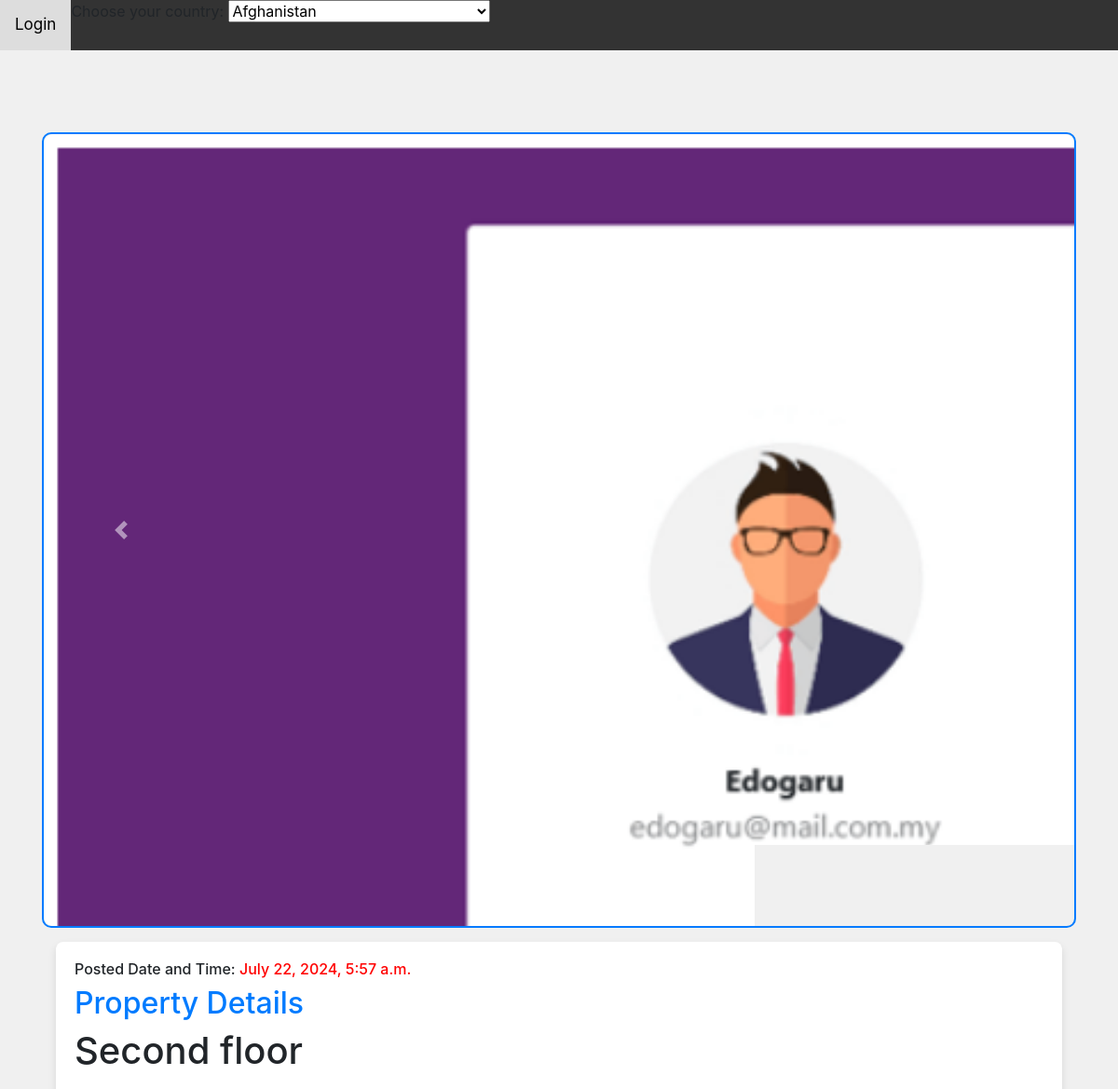
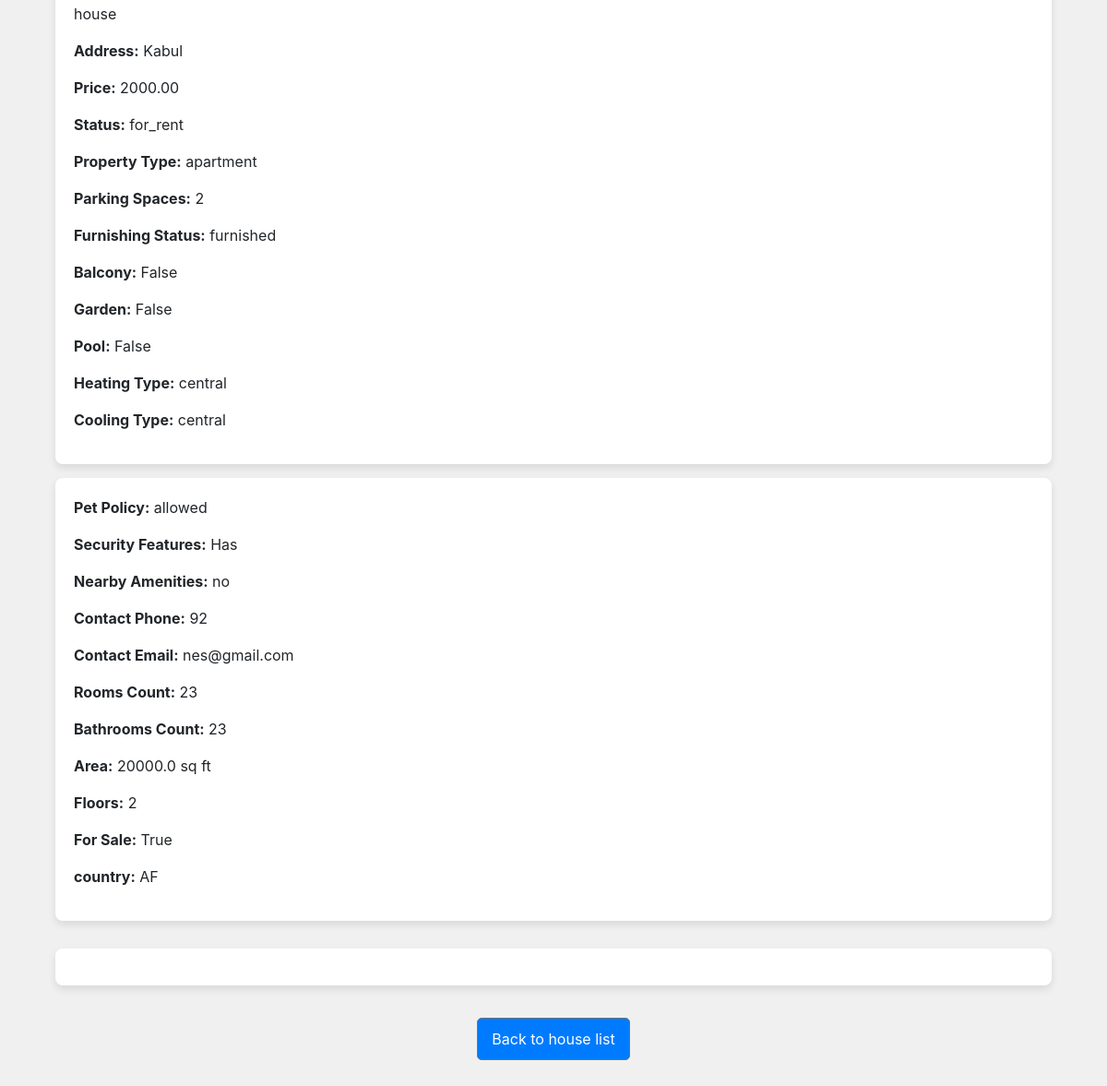
/house_list/house/23/, run on the app's committed database (2 pictures, top to bottom).
### myapp/models.py (models this page shows, shortened)
class HouseImage(models.Model):
    house = models.ForeignKey(House, on_delete=models.CASCADE, related_name='images')
    image = models.ImageField(upload_to='property_images/')

class House(models.Model):
    owner = models.ForeignKey(User, on_delete=models.CASCADE)
    country=models.CharField(default='Afghanistan', max_length=255, choices=[ ('AF', 'Afghanistan'),
        ('AL', 'Albania'),
        ('DZ', 'Algeria'),
        ('AS', 'American Samoa'),
        ('AD', 'Andorra'),
        ('AO', 'Angola'),
        ('AI', 'Anguilla'),
        ('AG', 'Antigua and Barbuda'),
        ('AR', 'Argentina'),
        ('AM', 'Armenia'),
        ('AW', 'Aruba'),
        ('AU', 'Australia'),
        ('AT', 'Austria'),
        ('AZ', 'Azerbaijan'),
        ('BS', 'Bahamas'),
        ('BH', 'Bahrain'),
        ('BD', 'Bangladesh'),
        ('BB', 'Barbados'),
        ('BY', 'Belarus'),
        ('BE', 'Belgium'),
        ('BZ', 'Belize'),
        ('BJ', 'Benin'),
        ('BM', 'Bermuda'),
        ('BT', 'Bhutan'),
        ('BO', 'Bolivia'),
        ('BA', 'Bosnia and Herzegovina'),
        ('BW', 'Botswana'),
        ('BR', 'Brazil'),
        ('BN', 'Brunei Darussalam'),
        ('BG', 'Bulgaria'),
        ('BF', 'Burkina Faso'),
        ('BI', 'Burundi'),
        ('KH', 'Cambodia'),
        ('CM', 'Cameroon'),
        ('CA', 'Canada'),
        ('CV', 'Cape Verde'),
        ('KY', 'Cayman Islands'),
        ('CF', 'Central African Republic'),
        ('TD', 'Chad'),
        ('CL', 'Chile'),
        ('CN', 'China'),
        ('CO', 'Colombia'),
        ('KM', 'Comoros'),
        ('CG', 'Congo'),
        ('CD', 'Congo, Democratic Republic'),
        ('CR', 'Costa Rica'),
        ('CI', "Cote d'Ivoire"),
        ('HR', 'Croatia'),
        ('CU', 'Cuba'),
        ('CY', 'Cyprus'),
        ('CZ', 'Czech Republic'),
        ('DK', 'Denmark'),
        ('DJ', 'Djibouti'),
        ('DM', 'Dominica'),
        ('DO', 'Dominican Republic'),
        ('EC', 'Ecuador'),
        ('EG', 'Egypt'),
        ('SV', 'El Salvador'),
        ('GQ', 'Equatorial Guinea'),
        ('ER', 'Eritrea'),
        ('EE', 'Estonia'),
        ('ET', 'Ethiopia'),
        ('FJ', 'Fiji'),
        ('FI', 'Finland'),
        ('FR', 'France'),
        ('GA', 'Gabon'),
        ('GM', 'Gambia'),
        ('GE', 'Georgia'),
        ('DE', 'Germany'),
        ('GH', 'Ghana'),
        ('GR', 'Greece'),
        ('GD', 'Grenada'),
        ('GU', 'Guam'),
        ('GT', 'Guatemala'),
        ('GN', 'Guinea'),
        ('GW', 'Guinea-Bissau'),
        ('GY', 'Guyana'),
        ('HT', 'Haiti'),
        ('HN', 'Honduras'),
        ('HU', 'Hungary'),
        ('IS', 'Iceland'),
        ('IN', 'India'),
        ('ID', 'Indonesia'),
        ('IR', 'Iran'),
        ('IQ', 'Iraq'),
        ('IE', 'Ireland'),
        ('IL', 'Israel'),
        ('IT', 'Italy'),
        ('JM', 'Jamaica'),
        ('JP', 'Japan'),
        ('JO', 'Jordan'),
        ('KZ', 'Kazakhstan'),
        ('KE', 'Kenya'),
        ('KI', 'Kiribati'),
        ('KW', 'Kuwait'),
        ('KG', 'Kyrgyzstan'),
        ('LA', 'Lao People\'s Democratic Republic'),
        ('LV', 'Latvia'),
        ('LB', 'Lebanon'),
        ('LS', 'Lesotho'),
        ('LR', 'Liberia'),
        ('LY', 'Libya'),
        ('LI', 'Liechtenstein'),
        ('LT', 'Lithuania'),
        ('LU', 'Luxembourg'),
        ('MG', 'Madagascar'),
        ('MW', 'Malawi'),
        ('MY', 'Malaysia'),
        ('MV', 'Maldives'),
        ('ML', 'Mali'),
        ('MT', 'Malta'),
        ('MH', 'Marshall Islands'),
        ('MR', 'Mauritania'),
        ('MU', 'Mauritius'),
        ('MX', 'Mexico'),
        ('FM', 'Micronesia'),
        ('MD', 'Moldova'),
        ('MC', 'Monaco'),
        ('MN', 'Mongolia'),
        ('ME', 'Montenegro'),
        ('MA', 'Morocco'),
        ('MZ', 'Mozambique'),
        ('MM', 'Myanmar'),
        ('NA', 'Namibia'),
        ('NR', 'Nauru'),
        ('NP', 'Nepal'),
        ('NL', 'Netherlands'),
        ('NZ', 'New Zealand'),
        ('NI', 'Nicaragua'),
        ('NE', 'Niger'),
        ('NG', 'Nigeria'),
        ('KP', 'North Korea'),
        ('MK', 'North Macedonia'),
        ('NO', 'Norway'),
        ('OM', 'Oman'),
        ('PK', 'Pakistan'),
        ('PW', 'Palau'),
        ('PS', 'Palestine'),
        ('PA', 'Panama'),
        ('PG', 'Papua New Guinea'),
        ('PY', 'Paraguay'),
        ('PE', 'Peru'),
        ('PH', 'Philippines'),
        ('PL', 'Poland'),
        ('PT', 'Portugal'),
        ('PR', 'Puerto Rico'),
        ('QA', 'Qatar'),
        ('RO', 'Romania'),
        ('RU', 'Russia'),
        ('RW', 'Rwanda'),
        ('KN', 'Saint Kitts and Nevis'),
        ('LC', 'Saint Lucia'),
        ('VC', 'Saint Vincent and the Grenadines'),
        ('WS', 'Samoa'),
        ('SM', 'San Marino'),
        ('ST', 'Sao Tome and Principe'),
        ('SA', 'Saudi Arabia'),
        ('SN', 'Senegal'),
        ('RS', 'Serbia'),
        ('SC', 'Seychelles'),
        ('SL', 'Sierra Leone'),
        ('SG', 'Singapore'),
        ('SK', 'Slovakia'),
        ('SI', 'Slovenia'),
        ('SB', 'Solomon Islands'),
        ('SO', 'Somalia'),
        ('ZA', 'South Africa'),
        ('KR', 'South Korea'),
        ('SS', 'South Sudan'),
        ('ES', 'Spain'),
        ('LK', 'Sri Lanka'),
        ('SD', 'Sudan'),
        ('SR', 'Suriname'),
        ('SZ', 'Swaziland'),
        ('SE', 'Sweden'),
        ('CH', 'Switzerland'),
        ('SY', 'Syria'),
        ('TW', 'Taiwan'),
        ('TJ', 'Tajikistan'),
        ('TZ', 'Tanzania'),
        ('TH', 'Thailand'),
        ('TL', 'Timor-Leste'),
        ('TG', 'Togo'),
        ('TO', 'Tonga'),
        ('TT', 'Trinidad and Tobago'),
        ('TN', 'Tunisia'),
        ('TR', 'Turkey'),
        ('TM', 'Turkmenistan'),
        ('TV', 'Tuvalu'),
        ('UG', 'Uganda'),
        ('UA', 'Ukraine'),
        ('AE', 'United Arab Emirates'),
        ('GB', 'United Kingdom'),
        ('US', 'United States'),
        ('UY', 'Uruguay'),
        ('UZ', 'Uzbekistan'),
        ('VU', 'Vanuatu'),
        ('VA', 'Vatican City'),
        ('VE', 'Venezuela'),
        ('VN', 'Vietnam'),
        ('YE', 'Yemen'),
        ('ZM', 'Zambia'),
        ('ZW', 'Zimbabwe'),])
    title = models.CharField(max_length=255)
    description = models.TextField()
    address = models.CharField(max_length=255)
    price = models.DecimalField(max_digits=10, decimal_places=2)
    status = models.CharField(max_length=50, choices=[
        ('for_sale', 'For Sale'),
        ('for_rent', 'For Rent'),
        ('sold', 'Sold')
    ],default='for_rent')
    date_posted = models.DateTimeField(auto_now_add=True)
    area = models.FloatField(null=True)
    rooms_count = models.IntegerField(null=True)
    bathrooms_count = models.IntegerField(null=True)
    bedrooms_count = models.IntegerField(null=True)
    year_built = models.IntegerField(null=True)
    property_type = models.CharField(max_length=50, choices=[
        ('apartment', 'Apartment'),
        ('house', 'House'),
        ('villa', 'Villa'),
        ('commercial', 'Commercial')
    ],default='apartment')
    parking_spaces = models.IntegerField(null=True, blank=True)
    furnishing_status = models.CharField(max_length=50, choices=[
        ('furnished', 'Furnished'),
        ('unfurnished', 'Unfurnished'),
        ('semi_furnished', 'Semi-Furnished')
    ],default='furnished')
    balcony = models.BooleanField(default=False,null=True)
    garden = models.BooleanField(default=False,null=True)
    pool = models.BooleanField(default=False,null=True)
    heating_type = models.CharField(max_length=50, choices=[
        ('central', 'Central Heating'),
        ('electric', 'Electric Heating'),
        ('none', 'No Heating')
    ],default='central')
    cooling_type = models.CharField(max_length=50, choices=[
        ('central', 'Central Air'),
        ('window', 'Window Units'),
        ('none', 'No Cooling')
    ],default='central')
    pet_policy = models.CharField(max_length=50, choices=[
        ('allowed', 'Pets Allowed'),
        ('not_allowed', 'No Pets Allowed')
    ],default='allowed')
    is_for_sale=models.BooleanField(default=True)
    floors=models.IntegerField(null=True, blank=True)
    security_features = models.CharField(max_length=255, null=True, blank=True)
    nearby_amenities = models.CharField(max_length=255, null=True, blank=True)
    contact_phone = models.CharField(max_length=15,null=True)
    contact_email = models.EmailField(null=True)
    published = models.BooleanField(default=False)
    default_pic = models.ImageField(upload_to='property_images/', default='property_images/defhouse.jpg')
    pics = models.ImageField('HouseImage',  null=True)

### myapp/views.py (the view)
# urls.py: path('house_list/house/<int:id>/',housecliked, name='housedetail'),
def housecliked(request,id):
    house = House.objects.get(id=id)
    form = HouseForm(request.POST, instance=house)
    context={'house':house,
             'form': form}
    return render(request,'thehouse.html',context)

### myapp/forms.py
class HouseForm(forms.ModelForm):
    class Meta:
        model = House
        fields = ['title', 'description', 'address', 'price','status','property_type',
                  'parking_spaces','furnishing_status','balcony','garden','pool','heating_type',
                  'cooling_type','pet_policy','security_features','nearby_amenities','contact_phone',
                  'contact_email','rooms_count',
                  'bathrooms_count','area','floors', 'is_for_sale','pics','country']

### myapp/templates/thehouse.html (shortened to what this page needs)
{% extends "base_generic.html" %}
{% load static %}
{% block content %}
<div class="container py-5">
  <div class="row">
    <div class="col-md-12">
      <div id="carouselExampleIndicators" class="carousel slide slideshow" data-ride="carousel">
        <ol class="carousel-indicators">
          {% for image in house.images.all %}
            <li data-target="#carouselExampleIndicators" data-slide-to="{{ forloop.counter0 }}" {% if forloop.first %}class="active"{% endif %}></li>
          {% endfor %}
        </ol>
        <div class="carousel-inner">
          {% for image in house.images.all %}
            <div class="carousel-item {% if forloop.first %}active{% endif %}">
              <img class="d-block w-100" src="{{ image.image.url }}" alt="Slide">
            </div>
          {% endfor %}
        </div>
        <a class="carousel-control-prev" href="#carouselExampleIndicators" role="button" data-slide="prev">
          <span class="carousel-control-prev-icon" aria-hidden="true"></span>
        </a>
        <a class="carousel-control-next" href="#carouselExampleIndicators" role="button" data-slide="next">
          <span class="carousel-control-next-icon" aria-hidden="true"></span>
        </a>
      </div>
    </div>
  </div>
      <div class="detail-section">
        <div class="details-header">
          <h6>Posted Date and Time: <a style="color:red;"> {{house.date_posted}}</a></h6>
          <h2>Property Details</h2>
          <h1>{{ house.title }}</h1>
        </div>
        <p>{{ house.description }}</p>
        <p><strong>Address:</strong> {{ house.address }}</p>
        <p><strong>Price:</strong> {{ house.price }}</p>
        <p><strong>Status:</strong> {{ house.status }}</p>
        <p><strong>Property Type:</strong> {{ house.property_type }}</p>
        <p><strong>Parking Spaces:</strong> {{ house.parking_spaces }}</p>
        <p><strong>Furnishing Status:</strong> {{ house.furnishing_status }}</p>
        <p><strong>Balcony:</strong> {{ house.balcony }}</p>
        <p><strong>Garden:</strong> {{ house.garden }}</p>
        <p><strong>Pool:</strong> {{ house.pool }}</p>
        <p><strong>Heating Type:</strong> {{ house.heating_type }}</p>
        <p><strong>Cooling Type:</strong> {{ house.cooling_type }}</p>
    </div>
      <div class="detail-section">
        <p><strong>Pet Policy:</strong> {{ house.pet_policy }}</p>
        <p><strong>Security Features:</strong> {{ house.security_features }}</p>
        <p><strong>Nearby Amenities:</strong> {{ house.nearby_amenities }}</p>
        <p><strong>Contact Phone:</strong> {{ house.contact_phone }}</p>
        <p><strong>Contact Email:</strong> {{ house.contact_email }}</p>
        <p><strong>Rooms Count:</strong> {{ house.rooms_count }}</p>
        <p><strong>Bathrooms Count:</strong> {{ house.bathrooms_count }}</p>
        <p><strong>Area:</strong> {{ house.area }} sq ft</p>
        <p><strong>Floors:</strong> {{ house.floors }}</p>
        <p><strong>For Sale:</strong> {{ house.is_for_sale }}</p>
        <p><strong>country:</strong> {{ house.country }}</p>
    </div>
  <div class="row">
    <div class="col-md-12">
      <div class="custom-section">
      </div>
    </div>
  </div>
  <div class="row">
    <div class="col-md-12">
      <div class="buttons">
        <a href="{% url 'house_list' %}" class="btn btn-secondary">Back to house list</a>
      </div>
    </div>
  </div>
</div>
{% endblock %}

### myapp/templates/base_generic.html (style rules this page uses)
.slideshow { width:100%; margin-top:40px; border-radius:10px; border-style: solid; border-color: #007bff; border-width: 2px; }
.slideshow img { border-radius:10px; }
.btn { display: inline-block; padding: 10px 15px; color: #fff; background-color: #007bff; border-radius: 5px; text-decoration: none; }

### myapp/templates/thehouse.html (style rules this page uses)
body { background-color: #f0f0f0; }
.detail-section { background-color: #ffffff; box-shadow: 0 4px 8px rgba(0, 0, 0, 0.1); border-radius: 8px; margin: 15px; padding: 20px; width:100% padding-inside: 20px; }
.details-header { margin-bottom: 20px; }
.details-header h2 { color: #007bff; }
.buttons { margin-top: 20px; text-align: center; }
.custom-section { background-color: #ffffff; box-shadow: 0 4px 8px rgba(0, 0, 0, 0.1); border-radius: 8px; margin: 15px; padding: 20px; text-align: center; }

### data on the page
HouseImage: image (picture)
House: date_posted "July 22, 2024, 5:57 a.m.", title "Second floor", description "house", address "Kabul", price "2000.00", status "for_rent", property_type "apartment", parking_spaces "2", furnishing_status "furnished", balcony "False", garden "False", pool "False", heating_type "central", cooling_type "central", pet_policy "allowed", security_features "Has", nearby_amenities "no", contact_phone "92", contact_email "nes@gmail.com", rooms_count "23", bathrooms_count "23", area "20000.0", floors "2", is_for_sale "True", country "AF"
